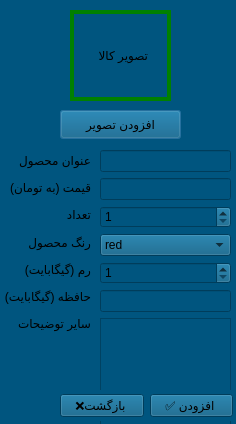
<?xml version="1.0" encoding="UTF-8"?>
<ui version="4.0">
 <class>laptops</class>
 <widget class="QDialog" name="laptops">
  <property name="geometry">
   <rect>
    <x>0</x>
    <y>0</y>
    <width>236</width>
    <height>424</height>
   </rect>
  </property>
  <property name="minimumSize">
   <size>
    <width>236</width>
    <height>424</height>
   </size>
  </property>
  <property name="maximumSize">
   <size>
    <width>236</width>
    <height>424</height>
   </size>
  </property>
  <property name="windowTitle">
   <string>Dialog</string>
  </property>
  <property name="styleSheet">
   <string notr="true">background-image: url();
background-color: rgb(0, 85, 127);</string>
  </property>
  <widget class="QWidget" name="layoutWidget">
   <property name="geometry">
    <rect>
     <x>100</x>
     <y>150</y>
     <width>131</width>
     <height>299</height>
    </rect>
   </property>
   <layout class="QVBoxLayout" name="verticalLayout">
    <item>
     <widget class="QLineEdit" name="lineEdit">
      <property name="echoMode">
       <enum>QLineEdit::Normal</enum>
      </property>
     </widget>
    </item>
    <item>
     <widget class="QLineEdit" name="lineEdit_2"/>
    </item>
    <item>
     <widget class="QSpinBox" name="spinBox">
      <property name="minimum">
       <number>1</number>
      </property>
      <property name="maximum">
       <number>1000</number>
      </property>
     </widget>
    </item>
    <item>
     <widget class="QComboBox" name="comboBox">
      <item>
       <property name="text">
        <string>red</string>
       </property>
      </item>
      <item>
       <property name="text">
        <string>blue</string>
       </property>
      </item>
      <item>
       <property name="text">
        <string>black</string>
       </property>
      </item>
      <item>
       <property name="text">
        <string>white</string>
       </property>
      </item>
      <item>
       <property name="text">
        <string>green</string>
       </property>
      </item>
     </widget>
    </item>
    <item>
     <widget class="QSpinBox" name="spinBox_2">
      <property name="minimum">
       <number>1</number>
      </property>
      <property name="maximum">
       <number>128</number>
      </property>
     </widget>
    </item>
    <item>
     <widget class="QLineEdit" name="lineEdit_3"/>
    </item>
    <item>
     <widget class="QPlainTextEdit" name="plainTextEdit"/>
    </item>
   </layout>
  </widget>
  <widget class="QLabel" name="label">
   <property name="geometry">
    <rect>
     <x>70</x>
     <y>10</y>
     <width>101</width>
     <height>91</height>
    </rect>
   </property>
   <property name="autoFillBackground">
    <bool>false</bool>
   </property>
   <property name="styleSheet">
    <string notr="true">border: 4px solid green;</string>
   </property>
   <property name="text">
    <string>تصویر کالا</string>
   </property>
   <property name="scaledContents">
    <bool>true</bool>
   </property>
   <property name="indent">
    <number>19</number>
   </property>
  </widget>
  <widget class="QWidget" name="layoutWidget_2">
   <property name="geometry">
    <rect>
     <x>-20</x>
     <y>150</y>
     <width>111</width>
     <height>184</height>
    </rect>
   </property>
   <layout class="QVBoxLayout" name="verticalLayout_2">
    <item>
     <widget class="QLabel" name="label_2">
      <property name="text">
       <string>عنوان محصول</string>
      </property>
     </widget>
    </item>
    <item>
     <widget class="QLabel" name="label_3">
      <property name="text">
       <string>قیمت (به تومان) </string>
      </property>
     </widget>
    </item>
    <item>
     <widget class="QLabel" name="label_5">
      <property name="text">
       <string>تعداد </string>
      </property>
     </widget>
    </item>
    <item>
     <widget class="QLabel" name="label_6">
      <property name="text">
       <string>رنگ محصول</string>
      </property>
     </widget>
    </item>
    <item>
     <widget class="QLabel" name="label_4">
      <property name="text">
       <string>رم (گیگابایت)</string>
      </property>
     </widget>
    </item>
    <item>
     <widget class="QLabel" name="label_7">
      <property name="text">
       <string>حافظه (گیگابایت)</string>
      </property>
     </widget>
    </item>
    <item>
     <widget class="QLabel" name="label_8">
      <property name="text">
       <string>سایر توضیحات</string>
      </property>
     </widget>
    </item>
   </layout>
  </widget>
  <widget class="QPushButton" name="pushButton">
   <property name="geometry">
    <rect>
     <x>60</x>
     <y>110</y>
     <width>121</width>
     <height>29</height>
    </rect>
   </property>
   <property name="text">
    <string>افزودن تصویر</string>
   </property>
  </widget>
  <widget class="QWidget" name="layoutWidget">
   <property name="geometry">
    <rect>
     <x>60</x>
     <y>390</y>
     <width>173</width>
     <height>31</height>
    </rect>
   </property>
   <layout class="QHBoxLayout" name="horizontalLayout">
    <item>
     <widget class="QPushButton" name="pushButton_2">
      <property name="text">
       <string>❌بازگشت </string>
      </property>
     </widget>
    </item>
    <item>
     <widget class="QPushButton" name="pushButton_3">
      <property name="text">
       <string>✅ افزودن </string>
      </property>
     </widget>
    </item>
   </layout>
  </widget>
 </widget>
 <resources/>
 <connections/>
</ui>
